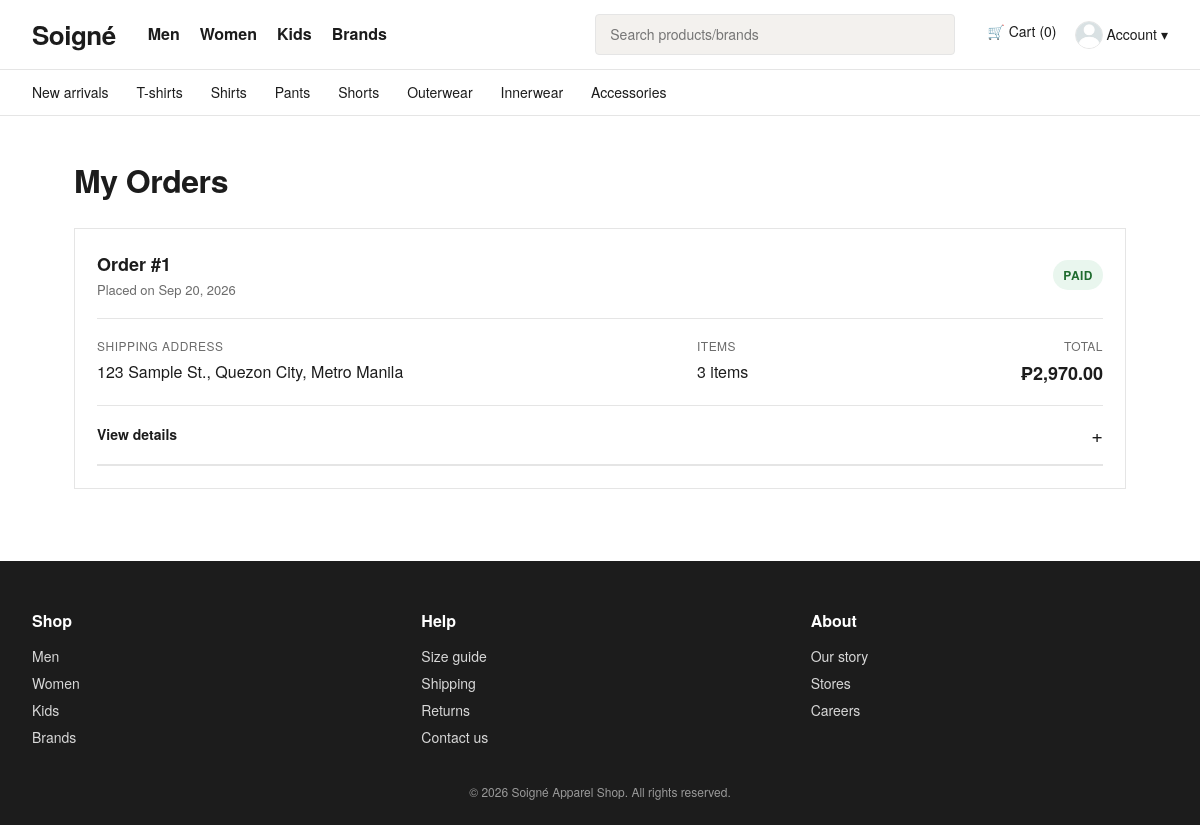
The page /orders/orders.php (signed in) on the database as committed earlier.
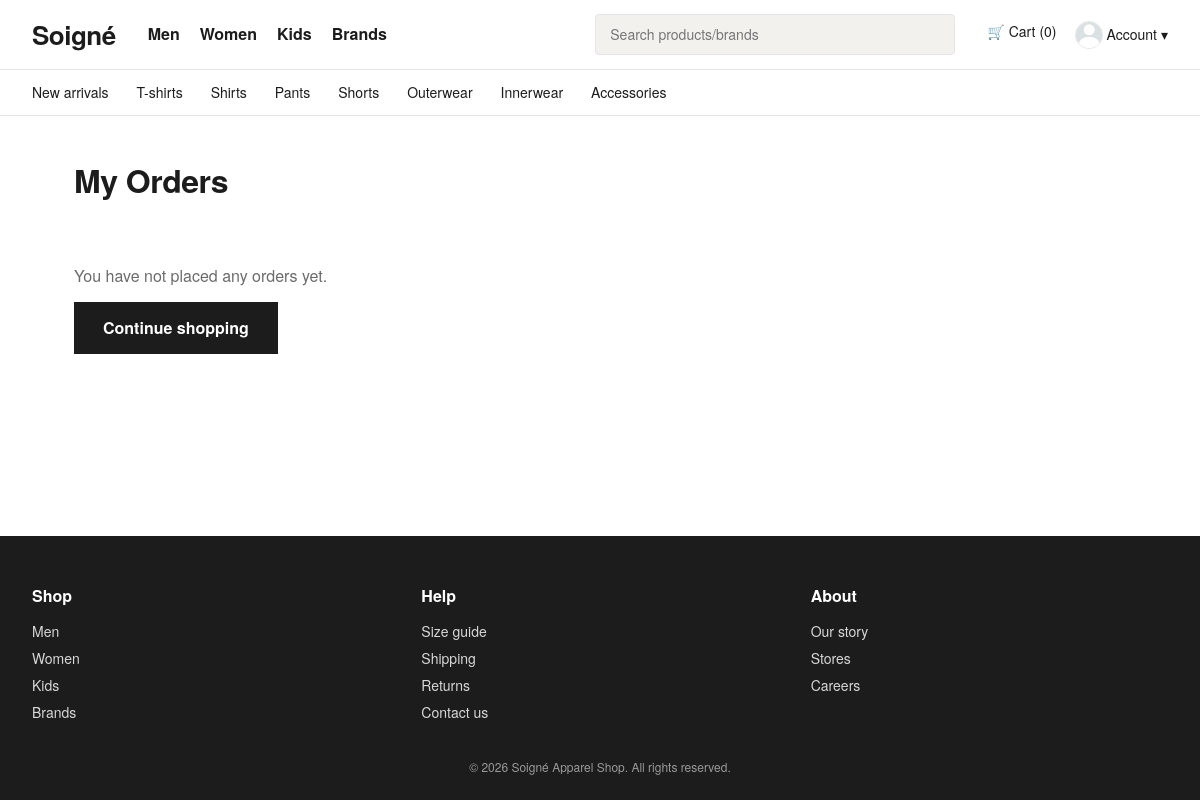
The same page on the database as committed later.
### tables this page shows
CREATE TABLE orders (
  order_id         INT AUTO_INCREMENT PRIMARY KEY,
  user_id          INT NOT NULL,
  status           ENUM('pending','paid','shipped','delivered','cancelled') NOT NULL DEFAULT 'pending',
  shipping_address VARCHAR(255) NOT NULL,         
  created_at       DATETIME DEFAULT CURRENT_TIMESTAMP,
  FOREIGN KEY (user_id) REFERENCES users(user_id)
);

### includes/config.php (called while the page is built, shortened)
<?php
if (!function_exists('peso')) {
    function peso($amount) {
        return '₱' . number_format($amount, 2);
    }
}

### orders/orders.php (the view, shortened to what this page needs)
<?php
include_once __DIR__ . '/../includes/config.php';
$user_id = (int)$_SESSION['user_id'];
$stmt = mysqli_prepare($conn,
    "SELECT o.order_id, o.status, o.shipping_address, o.created_at,
            COALESCE(SUM(oi.quantity * oi.price), 0) AS order_total,
            COALESCE(SUM(oi.quantity), 0) AS item_count
     FROM orders o
     LEFT JOIN order_items oi ON oi.order_id = o.order_id
     WHERE o.user_id = ?
     GROUP BY o.order_id, o.status, o.shipping_address, o.created_at
     ORDER BY o.order_id DESC"
);
mysqli_stmt_bind_param($stmt, 'i', $user_id);
mysqli_stmt_execute($stmt);
$orders = mysqli_fetch_all(mysqli_stmt_get_result($stmt), MYSQLI_ASSOC);
include_once __DIR__ . '/../includes/header.php';
?>
<main class="orders-page">
  <div class="orders-header">
    <h1>My Orders</h1>
  </div>
  <?php if (!$orders) { ?>
    <div class="orders-empty">
      <p>You have not placed any orders yet.</p>
      <a class="btn" href="<?php echo BASE_URL; ?>department.php?dept=men">Continue shopping</a>
    </div>
  <?php } else { ?>
    <div class="orders-list">
      <?php foreach ($orders as $order) { ?>
        <?php
          $status = strtolower((string)($order['status'] ?? 'pending'));
          $status_label = ucfirst($status);
          $created = date('M j, Y', strtotime($order['created_at']));
        ?>
        <article class="order-card">
          <div class="order-header">
            <div>
              <p class="order-label">Order #<?php echo (int)$order['order_id']; ?></p>
              <p class="order-date">Placed on <?php echo htmlspecialchars($created); ?></p>
            </div>
            <span class="order-status status-<?php echo htmlspecialchars($status); ?>"><?php echo htmlspecialchars($status_label); ?></span>
          </div>
          <div class="order-summary">
            <div>
              <p class="summary-label">Shipping address</p>
              <p><?php echo nl2br(htmlspecialchars((string)$order['shipping_address'])); ?></p>
            </div>
            <div>
              <p class="summary-label">Items</p>
              <p><?php echo (int)$order['item_count']; ?> item<?php echo (int)$order['item_count'] === 1 ? '' : 's'; ?></p>
            </div>
            <div class="summary-total-wrap">
              <p class="summary-label">Total</p>
              <p class="summary-total"><?php echo htmlspecialchars(peso((float)$order['order_total'])); ?></p>
            </div>
          </div>
          <div class="order-actions">
            <details class="order-details">
              <summary>View details</summary>
            </details>
          </div>
        </article>
      <?php } ?>
    </div>
  <?php } ?>
</main>
<?php include_once __DIR__ . '/../includes/footer.php'; ?>

Rows that differ between the two databases and show on the page:
removed orders: order_id "1", created_at "Sep 20, 2026", status "PAID", shipping_address "123 Sample St., Quezon City, Metro Manila", item_count "3", order_total "₱2,970.00"
Other text that changed with them:
text now shown: "You have not placed any orders yet. Continue shopping"
